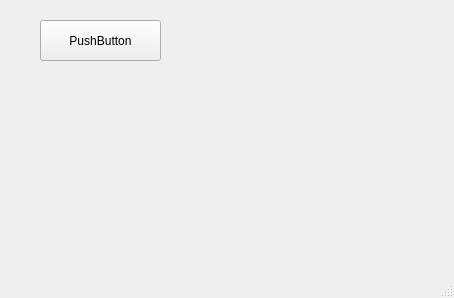
<?xml version="1.0" encoding="UTF-8"?>
<ui version="4.0">
 <class>MainWindow</class>
 <widget class="QMainWindow" name="MainWindow">
  <property name="geometry">
   <rect>
    <x>0</x>
    <y>0</y>
    <width>454</width>
    <height>298</height>
   </rect>
  </property>
  <property name="windowTitle">
   <string>MainWindow</string>
  </property>
  <widget class="QWidget" name="centralwidget">
   <widget class="QPushButton" name="pushButton">
    <property name="geometry">
     <rect>
      <x>40</x>
      <y>20</y>
      <width>121</width>
      <height>41</height>
     </rect>
    </property>
    <property name="text">
     <string>PushButton</string>
    </property>
   </widget>
  </widget>
  <widget class="QMenuBar" name="menubar">
   <property name="geometry">
    <rect>
     <x>0</x>
     <y>0</y>
     <width>454</width>
     <height>22</height>
    </rect>
   </property>
  </widget>
  <widget class="QStatusBar" name="statusbar"/>
 </widget>
 <resources/>
 <connections/>
</ui>
